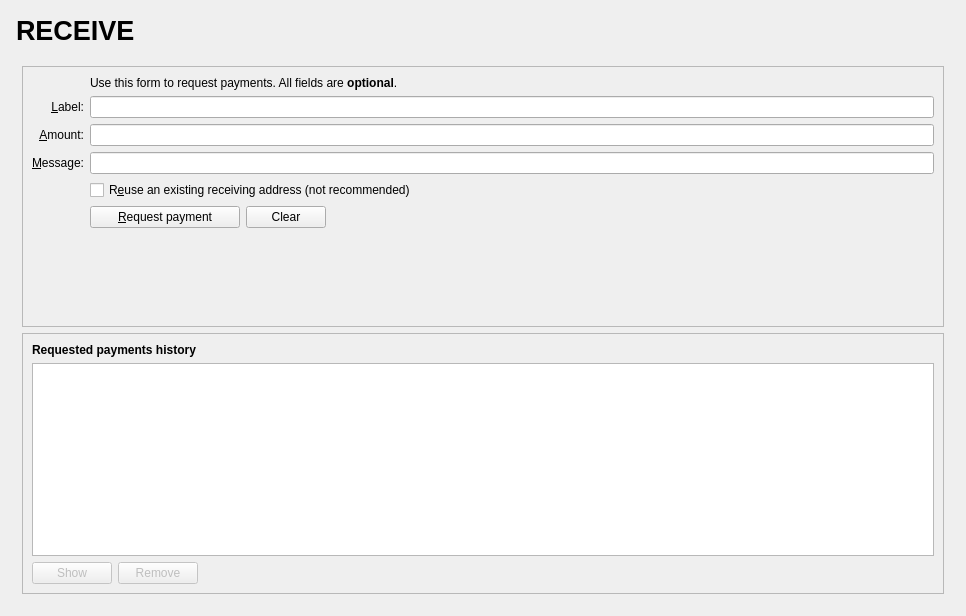
<?xml version="1.0" encoding="UTF-8"?>
<ui version="4.0">
 <class>ReceiveCoinsDialog</class>
 <widget class="QWidget" name="ReceiveCoinsDialog">
  <property name="geometry">
   <rect>
    <x>0</x>
    <y>0</y>
    <width>962</width>
    <height>616</height>
   </rect>
  </property>
  <layout class="QVBoxLayout" name="verticalLayout" stretch="0">
   <property name="leftMargin">
    <number>16</number>
   </property>
   <property name="topMargin">
    <number>0</number>
   </property>
   <property name="rightMargin">
    <number>16</number>
   </property>
   <property name="bottomMargin">
    <number>16</number>
   </property>
   <item>
    <layout class="QVBoxLayout" name="verticalLayout_Master" stretch="0,1">
     <property name="spacing">
      <number>0</number>
     </property>
     <item>
      <widget class="QFrame" name="frame_Header">
       <layout class="QVBoxLayout" name="verticalLayout_8">
        <property name="leftMargin">
         <number>0</number>
        </property>
        <property name="topMargin">
         <number>0</number>
        </property>
        <property name="rightMargin">
         <number>0</number>
        </property>
        <property name="bottomMargin">
         <number>0</number>
        </property>
        <item>
         <layout class="QHBoxLayout" name="horizontalLayout_Header" stretch="1,0,1">
          <item>
           <widget class="QLabel" name="labelOverviewHeaderLeft">
            <property name="minimumSize">
             <size>
              <width>464</width>
              <height>60</height>
             </size>
            </property>
            <property name="maximumSize">
             <size>
              <width>16777215</width>
              <height>60</height>
             </size>
            </property>
            <property name="font">
             <font>
              <pointsize>20</pointsize>
              <weight>75</weight>
              <bold>true</bold>
             </font>
            </property>
            <property name="text">
             <string>RECEIVE</string>
            </property>
            <property name="margin">
             <number>4</number>
            </property>
           </widget>
          </item>
          <item>
           <spacer name="horizontalSpacer_3">
            <property name="orientation">
             <enum>Qt::Horizontal</enum>
            </property>
            <property name="sizeHint" stdset="0">
             <size>
              <width>40</width>
              <height>20</height>
             </size>
            </property>
           </spacer>
          </item>
          <item>
           <widget class="QLabel" name="labelOverviewHeaderRight">
            <property name="minimumSize">
             <size>
              <width>464</width>
              <height>60</height>
             </size>
            </property>
            <property name="maximumSize">
             <size>
              <width>16777215</width>
              <height>60</height>
             </size>
            </property>
            <property name="font">
             <font>
              <pointsize>14</pointsize>
             </font>
            </property>
            <property name="text">
             <string/>
            </property>
            <property name="alignment">
             <set>Qt::AlignRight|Qt::AlignTrailing|Qt::AlignVCenter</set>
            </property>
           </widget>
          </item>
         </layout>
        </item>
       </layout>
      </widget>
     </item>
     <item>
      <widget class="QFrame" name="frame_BG">
       <layout class="QVBoxLayout" name="verticalLayout_5">
        <property name="leftMargin">
         <number>6</number>
        </property>
        <property name="topMargin">
         <number>6</number>
        </property>
        <property name="rightMargin">
         <number>6</number>
        </property>
        <property name="bottomMargin">
         <number>6</number>
        </property>
        <item>
         <widget class="QFrame" name="frame2">
          <property name="sizePolicy">
           <sizepolicy hsizetype="Preferred" vsizetype="Expanding">
            <horstretch>0</horstretch>
            <verstretch>0</verstretch>
           </sizepolicy>
          </property>
          <property name="frameShape">
           <enum>QFrame::StyledPanel</enum>
          </property>
          <property name="frameShadow">
           <enum>QFrame::Sunken</enum>
          </property>
          <layout class="QVBoxLayout" name="verticalLayout_3">
           <item>
            <layout class="QGridLayout" name="gridLayout">
             <item row="7" column="2">
              <widget class="QCheckBox" name="reuseAddress">
               <property name="toolTip">
                <string>Reuse one of the previously used receiving addresses.&lt;br&gt;Reusing addresses has security and privacy issues.&lt;br&gt;Do not use this unless re-generating a payment request made before.</string>
               </property>
               <property name="text">
                <string>R&amp;euse an existing receiving address (not recommended)</string>
               </property>
              </widget>
             </item>
             <item row="7" column="0">
              <widget class="QLabel" name="label_4">
               <property name="text">
                <string/>
               </property>
              </widget>
             </item>
             <item row="6" column="0">
              <widget class="QLabel" name="label_3">
               <property name="toolTip">
                <string>An optional message to attach to the payment request, which will be displayed when the request is opened. Note: The message will not be sent with the payment over the zotova network.</string>
               </property>
               <property name="text">
                <string>&amp;Message:</string>
               </property>
               <property name="alignment">
                <set>Qt::AlignRight|Qt::AlignTrailing|Qt::AlignVCenter</set>
               </property>
               <property name="buddy">
                <cstring>reqMessage</cstring>
               </property>
              </widget>
             </item>
             <item row="4" column="2">
              <widget class="QLineEdit" name="reqLabel">
               <property name="toolTip">
                <string>An optional label to associate with the new receiving address.</string>
               </property>
              </widget>
             </item>
             <item row="6" column="2">
              <widget class="QLineEdit" name="reqMessage">
               <property name="toolTip">
                <string>An optional message to attach to the payment request, which will be displayed when the request is opened.&lt;br&gt;Note: The message will not be sent with the payment over the zotova network.</string>
               </property>
              </widget>
             </item>
             <item row="2" column="2">
              <widget class="QLabel" name="label_5">
               <property name="text">
                <string>Use this form to request payments. All fields are &lt;b&gt;optional&lt;/b&gt;.</string>
               </property>
              </widget>
             </item>
             <item row="4" column="0">
              <widget class="QLabel" name="label_2">
               <property name="toolTip">
                <string>An optional label to associate with the new receiving address.</string>
               </property>
               <property name="text">
                <string>&amp;Label:</string>
               </property>
               <property name="alignment">
                <set>Qt::AlignRight|Qt::AlignTrailing|Qt::AlignVCenter</set>
               </property>
               <property name="buddy">
                <cstring>reqLabel</cstring>
               </property>
              </widget>
             </item>
             <item row="5" column="0">
              <widget class="QLabel" name="label">
               <property name="toolTip">
                <string>An optional amount to request. Leave this empty or zero to not request a specific amount.</string>
               </property>
               <property name="text">
                <string>&amp;Amount:</string>
               </property>
               <property name="alignment">
                <set>Qt::AlignRight|Qt::AlignTrailing|Qt::AlignVCenter</set>
               </property>
               <property name="buddy">
                <cstring>reqAmount</cstring>
               </property>
              </widget>
             </item>
             <item row="5" column="2">
              <widget class="BitcoinAmountField" name="reqAmount">
               <property name="minimumSize">
                <size>
                 <width>80</width>
                 <height>0</height>
                </size>
               </property>
               <property name="toolTip">
                <string>An optional amount to request. Leave this empty or zero to not request a specific amount.</string>
               </property>
              </widget>
             </item>
             <item row="8" column="0">
              <widget class="QLabel" name="label_7">
               <property name="text">
                <string/>
               </property>
              </widget>
             </item>
             <item row="8" column="2">
              <layout class="QHBoxLayout" name="horizontalLayout">
               <item>
                <widget class="QPushButton" name="receiveButton">
                 <property name="minimumSize">
                  <size>
                   <width>150</width>
                   <height>0</height>
                  </size>
                 </property>
                 <property name="text">
                  <string>&amp;Request payment</string>
                 </property>
                 <property name="icon">
                  <iconset resource="../zotova.qrc">
                   <normaloff>:/icons/receiving_addresses</normaloff>:/icons/receiving_addresses</iconset>
                 </property>
                </widget>
               </item>
               <item>
                <widget class="QPushButton" name="clearButton">
                 <property name="sizePolicy">
                  <sizepolicy hsizetype="Minimum" vsizetype="Fixed">
                   <horstretch>0</horstretch>
                   <verstretch>0</verstretch>
                  </sizepolicy>
                 </property>
                 <property name="toolTip">
                  <string>Clear all fields of the form.</string>
                 </property>
                 <property name="text">
                  <string>Clear</string>
                 </property>
                 <property name="icon">
                  <iconset resource="../zotova.qrc">
                   <normaloff>:/icons/remove</normaloff>:/icons/remove</iconset>
                 </property>
                 <property name="autoDefault">
                  <bool>false</bool>
                 </property>
                </widget>
               </item>
               <item>
                <spacer name="horizontalSpacer">
                 <property name="orientation">
                  <enum>Qt::Horizontal</enum>
                 </property>
                 <property name="sizeHint" stdset="0">
                  <size>
                   <width>40</width>
                   <height>20</height>
                  </size>
                 </property>
                </spacer>
               </item>
              </layout>
             </item>
             <item row="9" column="2">
              <spacer name="verticalSpacer">
               <property name="orientation">
                <enum>Qt::Vertical</enum>
               </property>
               <property name="sizeHint" stdset="0">
                <size>
                 <width>20</width>
                 <height>40</height>
                </size>
               </property>
              </spacer>
             </item>
            </layout>
           </item>
          </layout>
         </widget>
        </item>
        <item>
         <widget class="QFrame" name="frame">
          <property name="sizePolicy">
           <sizepolicy hsizetype="Preferred" vsizetype="Expanding">
            <horstretch>0</horstretch>
            <verstretch>0</verstretch>
           </sizepolicy>
          </property>
          <property name="frameShape">
           <enum>QFrame::StyledPanel</enum>
          </property>
          <property name="frameShadow">
           <enum>QFrame::Raised</enum>
          </property>
          <layout class="QVBoxLayout" name="verticalLayout_2">
           <item>
            <widget class="QLabel" name="label_6">
             <property name="font">
              <font>
               <weight>75</weight>
               <bold>true</bold>
              </font>
             </property>
             <property name="text">
              <string>Requested payments history</string>
             </property>
            </widget>
           </item>
           <item>
            <widget class="QTableView" name="recentRequestsView">
             <property name="palette">
              <palette>
               <active>
                <colorrole role="Text">
                 <brush brushstyle="SolidPattern">
                  <color alpha="255">
                   <red>51</red>
                   <green>51</green>
                   <blue>51</blue>
                  </color>
                 </brush>
                </colorrole>
               </active>
               <inactive>
                <colorrole role="Text">
                 <brush brushstyle="SolidPattern">
                  <color alpha="255">
                   <red>51</red>
                   <green>51</green>
                   <blue>51</blue>
                  </color>
                 </brush>
                </colorrole>
               </inactive>
               <disabled>
                <colorrole role="Text">
                 <brush brushstyle="SolidPattern">
                  <color alpha="255">
                   <red>85</red>
                   <green>85</green>
                   <blue>85</blue>
                  </color>
                 </brush>
                </colorrole>
               </disabled>
              </palette>
             </property>
             <property name="contextMenuPolicy">
              <enum>Qt::CustomContextMenu</enum>
             </property>
             <property name="tabKeyNavigation">
              <bool>false</bool>
             </property>
             <property name="sortingEnabled">
              <bool>true</bool>
             </property>
            </widget>
           </item>
           <item>
            <layout class="QHBoxLayout" name="horizontalLayout_2">
             <item>
              <widget class="QPushButton" name="showRequestButton">
               <property name="enabled">
                <bool>false</bool>
               </property>
               <property name="toolTip">
                <string>Show the selected request (does the same as double clicking an entry)</string>
               </property>
               <property name="text">
                <string>Show</string>
               </property>
               <property name="icon">
                <iconset resource="../zotova.qrc">
                 <normaloff>:/icons/edit</normaloff>:/icons/edit</iconset>
               </property>
               <property name="autoDefault">
                <bool>false</bool>
               </property>
              </widget>
             </item>
             <item>
              <widget class="QPushButton" name="removeRequestButton">
               <property name="enabled">
                <bool>false</bool>
               </property>
               <property name="toolTip">
                <string>Remove the selected entries from the list</string>
               </property>
               <property name="text">
                <string>Remove</string>
               </property>
               <property name="icon">
                <iconset resource="../zotova.qrc">
                 <normaloff>:/icons/remove</normaloff>:/icons/remove</iconset>
               </property>
               <property name="autoDefault">
                <bool>false</bool>
               </property>
              </widget>
             </item>
             <item>
              <spacer name="horizontalSpacer_2">
               <property name="orientation">
                <enum>Qt::Horizontal</enum>
               </property>
               <property name="sizeHint" stdset="0">
                <size>
                 <width>40</width>
                 <height>20</height>
                </size>
               </property>
              </spacer>
             </item>
            </layout>
           </item>
          </layout>
         </widget>
        </item>
       </layout>
      </widget>
     </item>
    </layout>
   </item>
  </layout>
 </widget>
 <customwidgets>
  <customwidget>
   <class>BitcoinAmountField</class>
   <extends>QLineEdit</extends>
   <header>bitcoinamountfield.h</header>
   <container>1</container>
  </customwidget>
 </customwidgets>
 <tabstops>
  <tabstop>reqLabel</tabstop>
  <tabstop>reqAmount</tabstop>
  <tabstop>reqMessage</tabstop>
  <tabstop>reuseAddress</tabstop>
  <tabstop>receiveButton</tabstop>
  <tabstop>clearButton</tabstop>
  <tabstop>recentRequestsView</tabstop>
  <tabstop>showRequestButton</tabstop>
  <tabstop>removeRequestButton</tabstop>
 </tabstops>
 <resources>
  <include location="../zotova.qrc"/>
 </resources>
 <connections/>
</ui>
